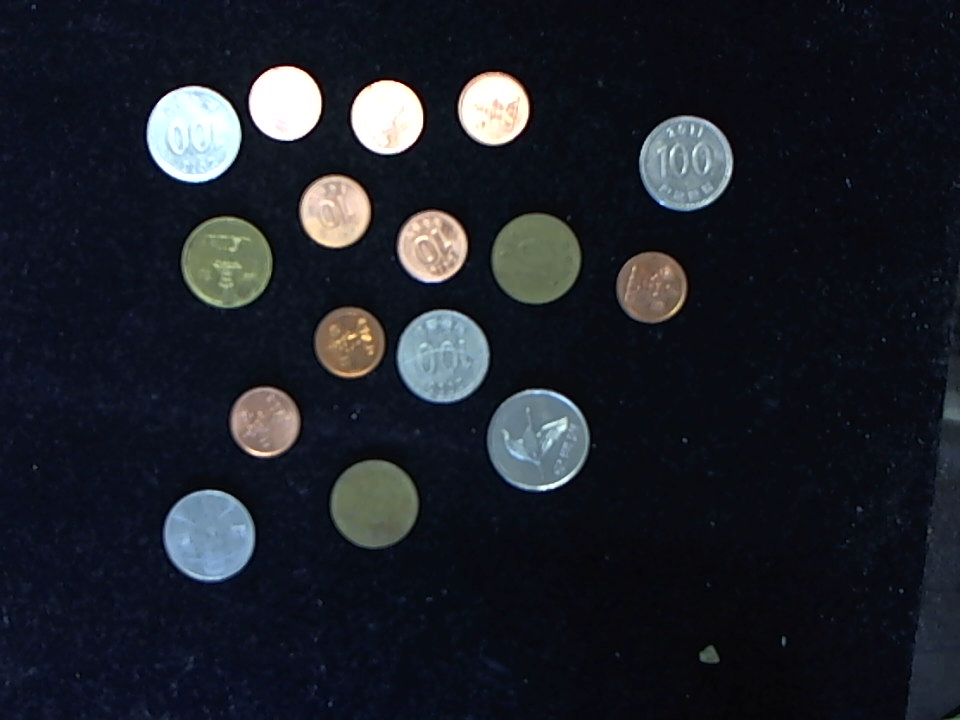
#> input picture opencv/예제s/chap12/images/coin/01.png, 960 x 720 px, given in place of 15.png, which was not available
$ python 02.draw_coin_histo2.py   (older library calls are emulated)
#> lines starting #> are read from the running program, lines starting #| are printed output that depends on the picture; after the words box and inside, x2 and y2 are one past the last pixel; in counts of white or black regions, pixels touching at a corner belong together; pictures that were not available may be replaced by others from this repository, and a replacement may not be noted
### opencv/예제s/chap12/header/coin_preprocess.py
import numpy as np, cv2

def preprocessing(coin_no):                                # 전처리 함수
#> called with coin_no = 15
    fname = "images/coin/{0:02d}.png".format(coin_no)
    image = cv2.imread(fname, cv2.IMREAD_COLOR)             # 영상읽기
#> image is the input picture: shape (720, 960, 3); mean B, G, R 41.5, 33.6, 29.8
    if image is None: return None, None                     # 예외처리는 메인에서

    gray = cv2.cvtColor(image, cv2.COLOR_BGR2GRAY)          # 명암도 영상 변환
    gray = cv2.GaussianBlur(gray, (7, 7), 2, 2)             # 블러링
    flag = cv2.THRESH_BINARY + cv2.THRESH_OTSU              # 이진화 방법
    _, th_img = cv2.threshold(gray, 130, 255, flag)         # 이진화
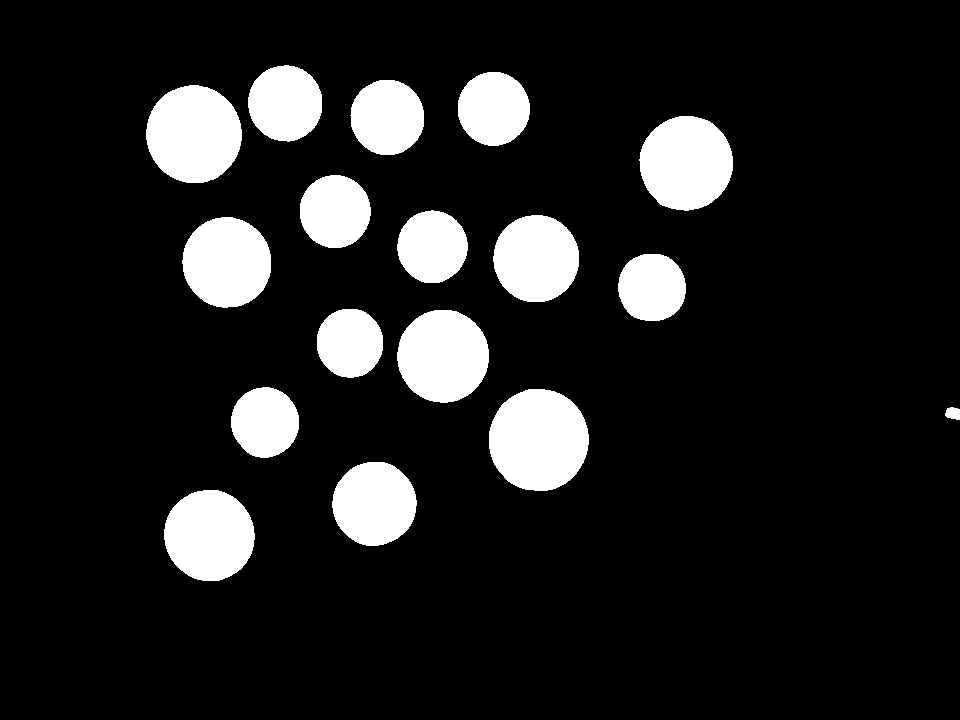
#> th_img: shape (720, 960); 12.4% white; 17 white regions, largest, box (x1, y1, x2, y2) and area: (489, 389, 589, 491) 8070, (146, 85, 242, 183) 7356, (639, 116, 733, 211) 6951

    mask = np.ones((3, 3), np.uint8)
    th_img = cv2.morphologyEx(th_img, cv2.MORPH_OPEN, mask) # 열림 연산
#> th_img: shape (720, 960); 12.4% white; 17 white regions

    return image, th_img

def find_coins(image):
    results = cv2.findContours(image, cv2.RETR_EXTERNAL, cv2.CHAIN_APPROX_SIMPLE)
#> results = 17 contours; largest, box (x1, y1, x2, y2) and area: (489, 389, 589, 491) 7926, (146, 85, 242, 183) 7220, (640, 116, 733, 211) 6816, (397, 310, 489, 403) 6572, (164, 490, 255, 581) 6374
    contours = results[0] if int(cv2.__version__[0]) >= 4 else results[1]
#> contours has the same summary as results

    # 반복문 방식
    # circles = []
    # for contour in contours:
    #     center, radius = cv2.minEnclosingCircle(contour)        # 외각을 둘러싸는 원 검출
    #     circle = (tuple(map(int, center)), int(radius))
    #     if radius>25: circles.append(circle)

    # 리스트 생성 방식
    circles = [cv2.minEnclosingCircle(c) for c in contours] # 외각을 둘러싸는 원 검출
#> circles = 17 items
    circles = [(tuple(map(int, center)), int(radius))
               for center, radius in circles if radius>25]
#> circles = 16 items
    return circles


### opencv/예제s/chap12/header/coin_utils.py
import numpy as np, cv2
import matplotlib.pyplot as plt

def make_coin_img(src, circles):
    coins = []
    for center, radius  in circles:
        r = radius * 3                      # 검출 동전 반지름의 3 배
        cen = (r // 2, r // 2)                                  # 마스크 중심
        mask = np.zeros((r, r, 3), np.uint8)                    # 마스크 행렬
        cv2.circle(mask, cen, radius, (255, 255, 255), cv2.FILLED)

        # 동전 영상 가져오기
        coin = cv2.getRectSubPix(src, (r, r), center)
        coin = cv2.bitwise_and(coin, mask)                      # 마스킹 처리
        coins.append(coin)                                      # 동전 영상 저장
        # cv2.imshow("mask_" + str(center) , mask)                    # 마스크 영상 보기
    return coins

def calc_histo_hue(coin):
    hsv = cv2.cvtColor(coin, cv2.COLOR_BGR2HSV)  # 컬러 공간 변환
    hsize, ranges = [32], [0, 180]         # 32개 막대, 화소값 0~180 범위
    hist = cv2.calcHist([hsv], [0], None, hsize, ranges)
    return hist.flatten()

# [27 lines left out: functions grouping, classify_coins, not called in this run]

### opencv/예제s/chap12/02.draw_coin_histo2.py
from Common.histogram import draw_histo_hue
from coin_preprocess import *
from coin_utils import *                            # 기타 함수

# [19 lines left out: function onMouse, not called in this run]

coin_no = 15
image, th_img = preprocessing(coin_no)                            # 전처리 수행
circles = find_coins(th_img)                    # 객체 검출
#> circles = 16 items

coin_imgs = make_coin_img(image, circles)                # 동전 영상 생성
#> the loop in make_coin_img, `for center, radius  in circles:` made 16 passes
#> (center, radius, r, cen) on passes 1 to 8: ((209, 535), 45, 135, (67, 67)), ((374, 503), 42, 126, (63, 63)), ((538, 439), 51, 153, (76, 76)), ((264, 421), 35, 105, (52, 52)), ((442, 355), 46, 138, (69, 69)), ((349, 342), 34, 102, (51, 51)), ((651, 287), 34, 102, (51, 51)), ((226, 261), 45, 135, (67, 67))
#> after the loop in make_coin_img, `for center, radius  in circles:`:
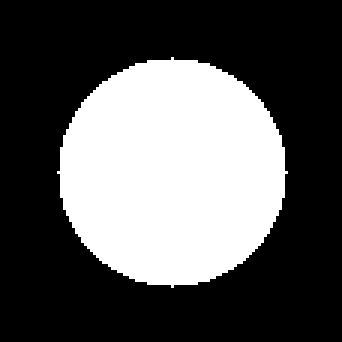
#> mask: shape (114, 114, 3) (shown 3 times larger); 34.7% white; 1 white region, box (x1, y1, x2, y2) and area: (19, 19, 96, 96) 4513
#> coin_imgs = 16 items
coin_hists = [calc_histo_hue(coin) for coin in coin_imgs] # 각 동전영상 히스토그램
#> in calc_histo_hue, `hist = cv2.calcHist([hsv], [0], None, hsize, ranges)`: hist = 32 values, max 11864 at index 0, min 0 at index 1, mean 569.5
#> in calc_histo_hue (call 13), `hsv = cv2.cvtColor(coin, cv2.COLOR_BGR2HSV)`:
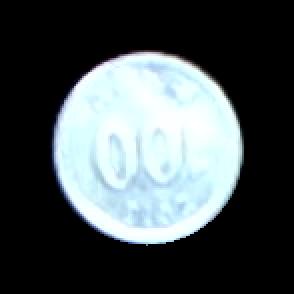
#> coin: shape (147, 147, 3) (shown 2 times larger); mean B, G, R 83.7, 81.6, 73.4
#> in calc_histo_hue (call 13), `hist = cv2.calcHist([hsv], [0], None, hsize, ranges)`: hist = 32 values, max 14126 at index 0, min 0 at index 4, mean 675.3
#> in calc_histo_hue (call 14), `hsv = cv2.cvtColor(coin, cv2.COLOR_BGR2HSV)`:
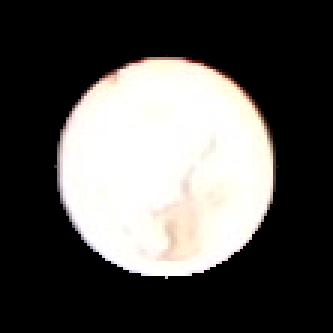
#> coin: shape (111, 111, 3) (shown 3 times larger); mean B, G, R 82.5, 84.5, 86.1
#> in calc_histo_hue (call 14), `hist = cv2.calcHist([hsv], [0], None, hsize, ranges)`: hist = 32 values, max 8993 at index 0, min 0 at index 9, mean 385
#> in calc_histo_hue (call 15), `hsv = cv2.cvtColor(coin, cv2.COLOR_BGR2HSV)`:
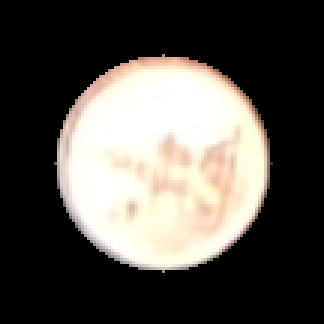
#> coin: shape (108, 108, 3) (shown 3 times larger); mean B, G, R 76.2, 81.7, 85.4
#> in calc_histo_hue (call 15), `hist = cv2.calcHist([hsv], [0], None, hsize, ranges)`: hist = 32 values, max 7919 at index 0, min 0 at index 9, mean 364.5
#> in calc_histo_hue (call 16), `hsv = cv2.cvtColor(coin, cv2.COLOR_BGR2HSV)`:
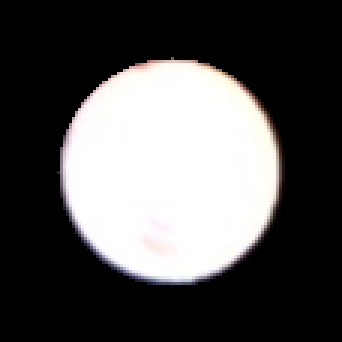
#> coin: shape (114, 114, 3) (shown 3 times larger); mean B, G, R 82.7, 82.7, 83.6
#> in calc_histo_hue (call 16), `hist = cv2.calcHist([hsv], [0], None, hsize, ranges)`: hist = 32 values, max 10896 at index 0, min 0 at index 9, mean 406.1
#> coin_hists = 16 items

for center, radius in circles:
    cv2.circle(image, center, radius, (0, 255, 0), 2)
#> this loop made 16 passes
#> (center, radius) on passes 1 to 8: ((209, 535), 45), ((374, 503), 42), ((538, 439), 51), ((264, 421), 35), ((442, 355), 46), ((349, 342), 34), ((651, 287), 34), ((226, 261), 45)
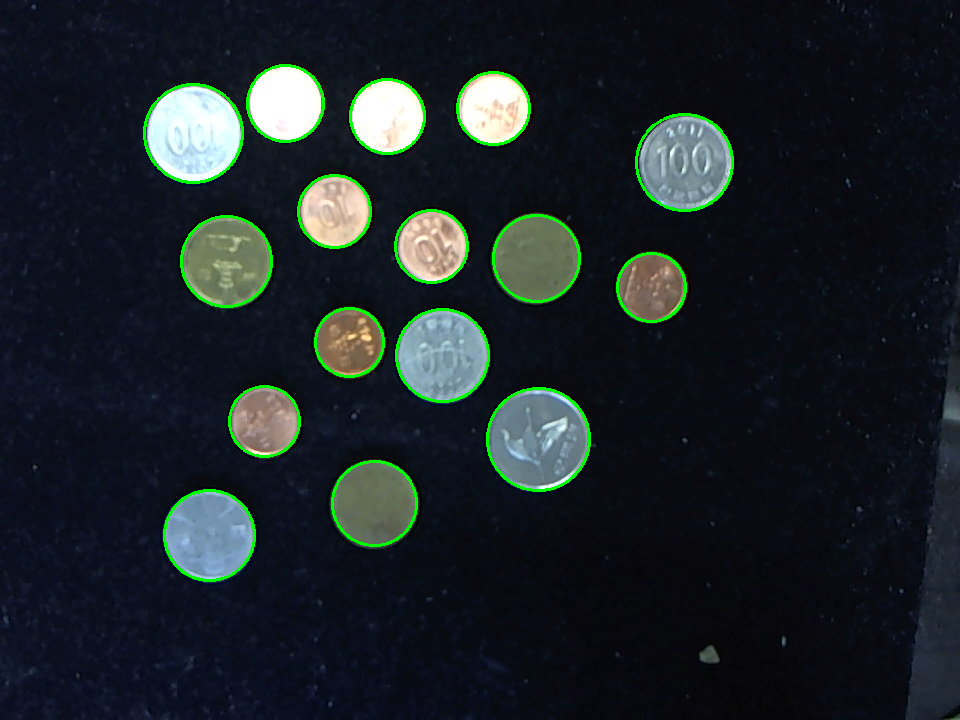
#> image: shape (720, 960, 3); 1.78% of pixels changed, all inside (x1, y1, x2, y2) = (143, 64, 734, 582)

cv2.imshow("image", image)
cv2.setMouseCallback("image", onMouse)
cv2.waitKey(0)

$ run again, on opencv/예제s/chap12/images/coin/22.png
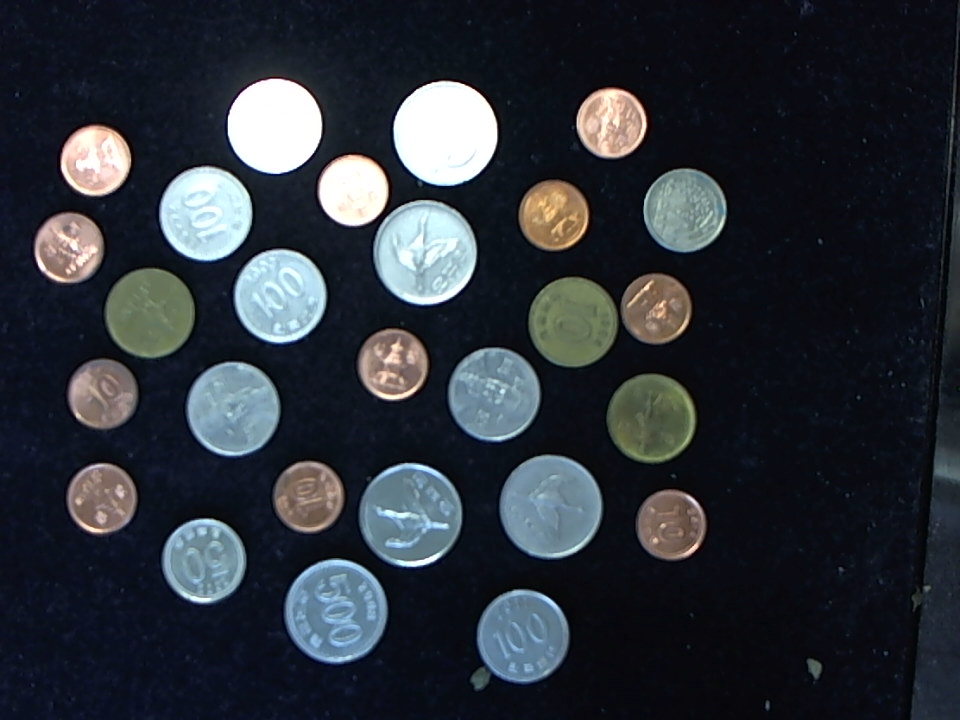
#> input picture opencv/예제s/chap12/images/coin/22.png, 960 x 720 px, given in place of 15.png, which was not available
#> in preprocessing, image is the input picture: shape (720, 960, 3); mean B, G, R 57.5, 50, 44.7
#> in preprocessing, `_, th_img = cv2.threshold(gray, 130, 255, flag)`:
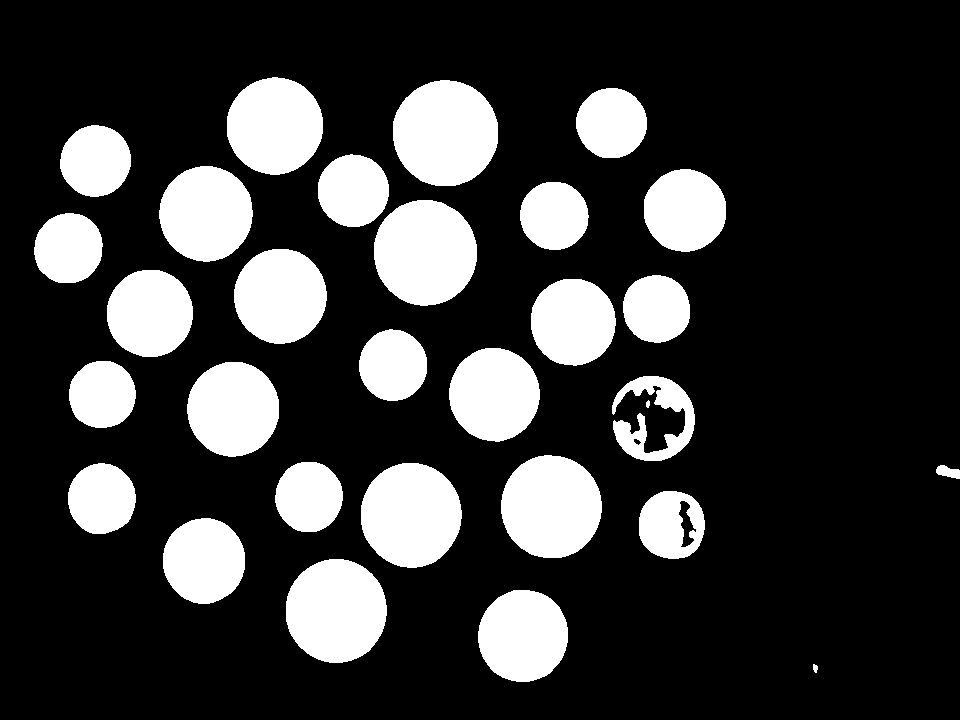
#> th_img: shape (720, 960); 21.9% white; 30 white regions, largest, box (x1, y1, x2, y2) and area: (393, 80, 498, 186) 8819, (374, 200, 477, 306) 8608, (361, 463, 462, 568) 8307
#> results = 30 contours, 1 with area under 20; largest, box (x1, y1, x2, y2) and area: (393, 80, 498, 186) 8669, (374, 200, 477, 306) 8460, (361, 463, 462, 568) 8162, (286, 559, 387, 663) 8135, (501, 455, 602, 558) 8058
#> contours has the same summary as results
#> in find_coins, `circles = [cv2.minEnclosingCircle(c) for c in contours]`: circles = 30 items
#> in find_coins, `circles = [(tuple(map(int, center)), int(radius)) for center, radius i..`: circles = 27 items
#> the loop in make_coin_img, `for center, radius  in circles:` made 27 passes
#> (center, radius, r, cen) on passes 1 to 8: ((522, 635), 46, 138, (69, 69)), ((336, 610), 51, 153, (76, 76)), ((203, 560), 42, 126, (63, 63)), ((671, 524), 34, 102, (51, 51)), ((410, 514), 52, 156, (78, 78)), ((101, 498), 35, 105, (52, 52)), ((308, 496), 35, 105, (52, 52)), ((550, 506), 51, 153, (76, 76))
#> hsv: shape (138, 138, 3); mean H, S, V 36, 31.2, 54.8
#> hist = 32 values, max 12419 at index 0, min 0 at index 1, mean 595.1
#> hsv: shape (153, 153, 3); mean H, S, V 36, 32.2, 62
#> hsv: shape (126, 126, 3); mean H, S, V 34.8, 24, 60.5
#> hsv: shape (102, 102, 3); mean H, S, V 5.9, 21.7, 44.3
#> hsv: shape (156, 156, 3); mean H, S, V 35.1, 26.2, 55.6
#> hsv: shape (105, 105, 3); mean H, S, V 11.7, 16.7, 50.3
#> hsv: shape (105, 105, 3); mean H, S, V 6, 19.4, 46.8
#> hsv: shape (153, 153, 3); mean H, S, V 35.4, 24.2, 56.3
#> hsv: shape (129, 129, 3); mean H, S, V 14.7, 23.5, 35.2
#> hsv: shape (141, 141, 3); mean H, S, V 34.9, 23.3, 62.2
#> hsv: shape (102, 102, 3); mean H, S, V 12.8, 12.9, 48.4
#> hsv: shape (141, 141, 3); mean H, S, V 35.1, 24.7, 55.1
#> hsv: shape (105, 105, 3); mean H, S, V 5, 18.6, 57
#> hsv: shape (129, 129, 3); mean H, S, V 15.1, 21.9, 41.8
#> hsv: shape (102, 102, 3); mean H, S, V 4.6, 27.3, 47.1
#> hsv: shape (129, 129, 3); mean H, S, V 15.9, 19.6, 42
#> hsv: shape (141, 141, 3); mean H, S, V 34.2, 20, 78.6
#> hsv: shape (105, 105, 3); mean H, S, V 11, 17.3, 64.1
#> hsv: shape (156, 156, 3); mean H, S, V 33.7, 15.5, 79
#> hsv: shape (102, 102, 3); mean H, S, V 5.5, 39.6, 60.8
#> in calc_histo_hue (call 20), `hsv = cv2.cvtColor(coin, cv2.COLOR_BGR2HSV)`:
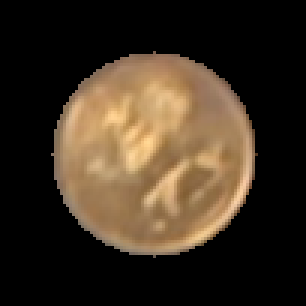
#> coin: shape (102, 102, 3) (shown 3 times larger); mean B, G, R 33.7, 48.1, 60.8
#> hist = 32 values, max 6779 at index 0, min 0 at index 4, mean 325.1
#> coin_hists = 27 items
#> the loop `for center, radius in circles:` made 27 passes
#> (center, radius) on passes 1 to 8: ((522, 635), 46), ((336, 610), 51), ((203, 560), 42), ((671, 524), 34), ((410, 514), 52), ((101, 498), 35), ((308, 496), 35), ((550, 506), 51)
